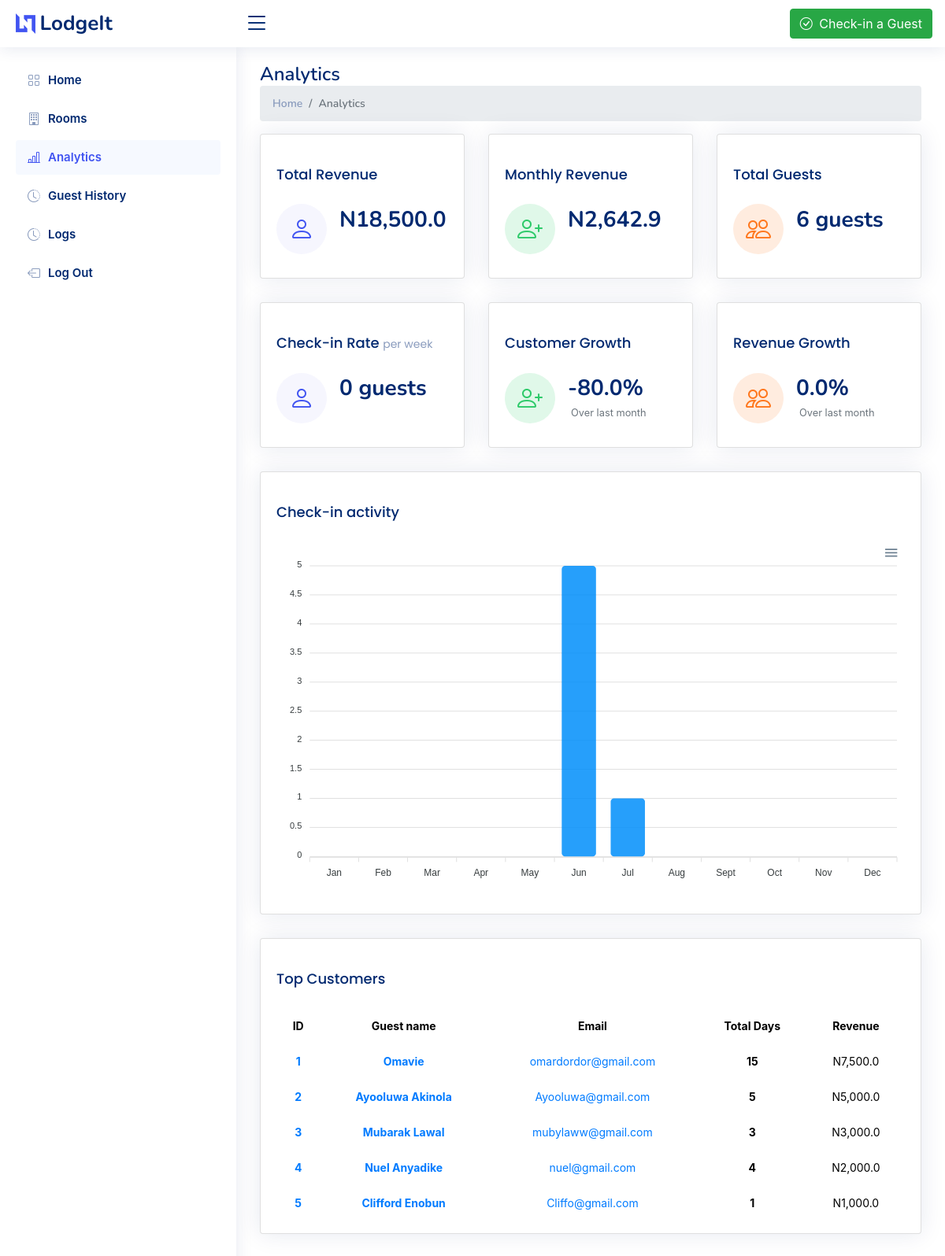
/analytics (signed in), run on an earlier commit of the app's database.
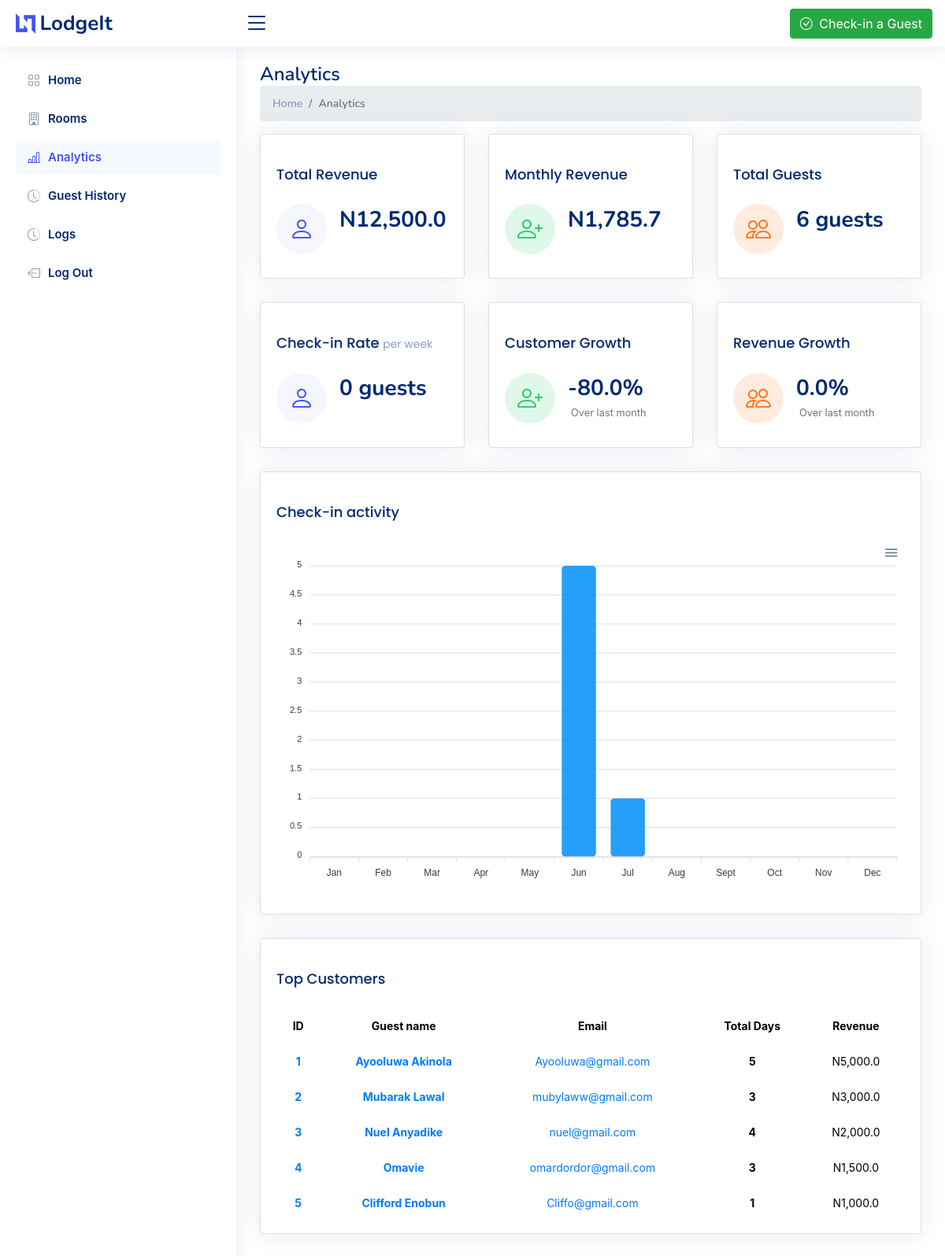
And on a later commit of the database.
### LodgeApp/models.py (models this page shows, shortened)
class Guest(models.Model):
    name = models.CharField(max_length=50)
    email = models.EmailField()
    number = models.IntegerField()
    room  = models.ForeignKey(Room, on_delete=models.CASCADE)
    check_in = models.DateTimeField(auto_now_add=True)
    staff = models.ForeignKey(Staff, on_delete=models.CASCADE)
    check_out = models.DateTimeField(null=True,blank=True)
    revenue = models.ForeignKey(Revenue, on_delete=models.CASCADE, null=True, blank=True)
    company = models.ForeignKey(Company, on_delete=models.CASCADE, null=True)
    duration = models.IntegerField(null=True)

class Revenue(models.Model):
    revenue = models.DecimalField(max_digits=10, decimal_places=1, default=0)
    company = models.ForeignKey(Company, on_delete=models.CASCADE, null=True)

### LodgeApp/views.py (the view)
# urls.py: path('analytics', views.analytics, name='analytics'),
def analytics(request):
    if not request.user.is_authenticated:
        return redirect('sign-in')
    top_guests = Guest.objects.filter(company=request.user.company).order_by('-revenue__revenue')[:5]
    guests = Guest.objects.filter(company=request.user.company)
    check_ins = CheckIns.objects.filter(time__year=timezone.now().year, company=request.user.company)
    year_dict = {i:0 for i in range(1,13)}
    for check_in in check_ins:
        month = check_in.time.month
        year_dict[month] += 1
    check_in_data = list(year_dict.values())
    check_in_rate = int(np.sum(check_in_data)/(timezone.now().month * 4))
    if timezone.now().month == 1:
        guest_growth = 0
    else:
        try:
            guest_growth = (check_in_data[(timezone.now().month)-1] - check_in_data[(timezone.now().month)-2])/check_in_data[(timezone.now().month)-2] *100
        except:
            guest_growth = 0
    total_revenue = 0
    for guest in guests:
        try:
            rev = guest.revenue
            total_revenue += rev.revenue
        except:
            total_revenue += 0
    monthly_revenue = (total_revenue/(timezone.now().month))
    month_revenue_guests = Guest.objects.filter(check_out__month=timezone.now().month, company=request.user.company)
    if timezone.now().month != 1:
        prev_month_revenue_guests = Guest.objects.filter(check_out__month=(timezone.now().month)-1, company=request.user.company)
    else:
        prev_month_revenue_guests = {}
    month_revenue = 0
    for guests in month_revenue_guests:
        revenue = guests.revenue
        try:
            month_revenue+= revenue.revenue
        except:
            month_revenue+= 0
    prev_month_revenue = 0
    for guests in prev_month_revenue_guests:
        revenue = guests.revenue
        try:
            prev_month_revenue+= revenue.revenue
        except:
            prev_month_revenue+= 0
    try:
        revenue_growth = ((month_revenue-prev_month_revenue)/prev_month_revenue)*100
    except:
        revenue_growth = 0
    available_rooms = Room.objects.filter(room_status=False,
                                          company=request.user.company)
    context = {
        'available_rooms':available_rooms,
        'check_in_data':check_in_data,
        'guests':Guest.objects.filter(company=request.user.company),
        'top_guests':top_guests,
        'check_in_rate':check_in_rate,
        'guest_growth':guest_growth,
        'total_revenue':float(total_revenue),
        'monthly_revenue':monthly_revenue,
        'revenue_growth':revenue_growth,
        'page_name':'Analytics'
    }
    return render(request, 'analytics.html', context)

### LodgeApp/templates/analytics.html (shortened to what the changed rows need)
{% extends 'base.html' %}
{% load static %}
{% load custom_filters %}
{% load custom_tags %}
{% load humanize %}
{% block content %}
<body>
  <main id="main" class="main">
    <div class="pagetitle">
      <h1>Analytics</h1>
    </div>
    <section class="section dashboard">
      <div class="row">
        <div class="col-xxl-6 col-xl-12 col-lg-12 col-md-12">
          <div class="row">
            <div class="col-xxl-6 col-xl-4 col-lg-4 col-md-6">
              <div class="card info-card sales-card">
                <div class="card-body">
                  <div class="d-flex align-items-center">
                    <div class="ps-3">
                      <h6>N{{total_revenue|floatformat:1|intcomma}}</h6>
                      <span class="text-muted small pt-2 ps-1"></span>
                    </div>
                  </div>
                </div>
              </div>
            </div>
            <div class="col-xxl-6 col-xl-4 col-lg-4 col-md-6">
              <div class="card info-card revenue-card">
                <div class="card-body">
                  <div class="d-flex align-items-center">
                    <div class="ps-3">
                      <h6>N{{monthly_revenue|floatformat:1|intcomma}}</h6>
                      <span class="text-muted small pt-2 ps-1"></span>
                    </div>
                  </div>
                </div>
              </div>
            </div>
          </div>
        </div>
        <div class="col-12">
          <div class="card top-selling overflow-auto">
            <div class="card-body pb-0">
              <table class="table table-borderless text-center">
                <thead>
                  <tr>
                    <th scope="col">ID</th>
                    <th scope="col">Guest name</th>
                    <th scope="col">Email</th>
                    <th scope="col">Total Days</th>
                    <th scope="col">Revenue</th>
                  </tr>
                </thead>
                <tbody>
                  {% for guest in top_guests %}
                  <tr>
                      <th scope="row">
                        <a href="#">{{ forloop.counter }}</a>
                      </th>
                      <td><a href="#" class="text-primary fw-bold">{{guest.name}}</a></td>
                      <td><a href="mailto:{{guest.email}}">{{guest.email}}</a></td>
                      <td class="fw-bold">{{guest.duration}}</td>
                      <td>N{{ guest.revenue.revenue|floatformat:1|intcomma }}</td>
                    </tr>
                  {% endfor %}
                </tbody>
              </table>
            </div>
          </div>
        </div>
      </div>
    </section>
  </main>
</body>
{% endblock content %}

What changed in the data, as far as the page shows it:
changed Guest "Omavie": duration "15" → "3"; revenue.revenue "7,500.0" → "1,500.0"; moves down the list
Also different on the page:
{{ total_revenue|floatformat:1|intcomma }}: "18,500.0" → "12,500.0"
{{ monthly_revenue|floatformat:1|intcomma }}: "2,642.9" → "1,785.7"
